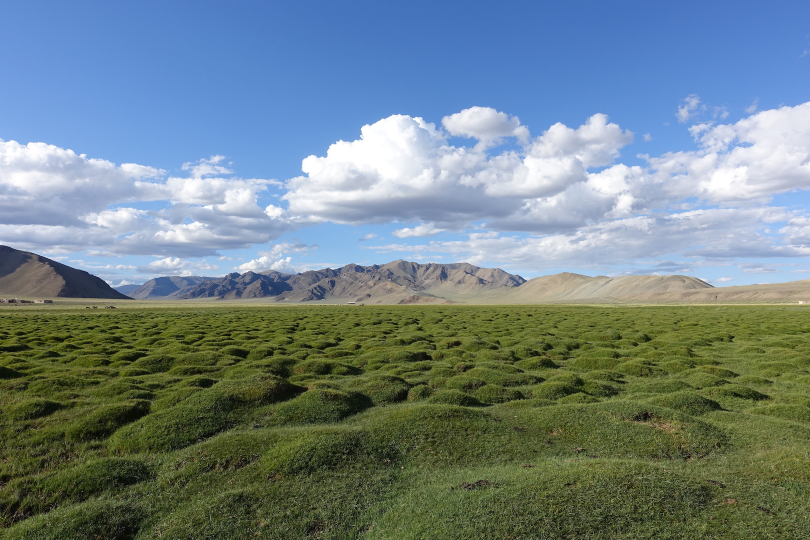
#> input picture Ass2/Images/Field/1.jpg, 1620 x 1080 px, found by its file name (shown at 1/2 size)
$ python main2.py
#> lines starting #> are read from the running program, lines starting #| are printed output that depends on the picture
import cv2
import numpy as np
import matplotlib.pyplot as plt

def preprocess_image(image):
    lab_image = cv2.cvtColor(image, cv2.COLOR_BGR2LAB)
    l_channel, a_channel, b_channel = cv2.split(lab_image)

    clahe = cv2.createCLAHE(clipLimit=2.0, tileGridSize=(8, 8))
    equalized_l_channel = clahe.apply(l_channel)

    equalized_lab_image = cv2.merge([equalized_l_channel, a_channel, b_channel])

    equalized_rgb_image = cv2.cvtColor(equalized_lab_image, cv2.COLOR_LAB2BGR)

    return equalized_rgb_image

def estimate_homography(src_pts, dst_pts):
    H, _ = cv2.findHomography(src_pts, dst_pts, cv2.RANSAC, 5.0)
    return H


def estimate_rotational_homography(src_pts, dst_pts):
    # Calculate the centroids of source and destination key points
    src_centroid = np.mean(src_pts, axis=0)
    dst_centroid = np.mean(dst_pts, axis=0)

    # Calculate the rotation angle
    angle_rad = np.arctan2(dst_centroid[1] - src_centroid[1], dst_centroid[0] - src_centroid[0])
    angle_deg = np.degrees(angle_rad)

    # Construct the rotational homography matrix
    H = np.array([[np.cos(angle_rad), -np.sin(angle_rad), 0],
                  [np.sin(angle_rad), np.cos(angle_rad), 0],
                  [0, 0, 1]])

    return H

# [12 lines of commented-out code are left out]


def warp_and_stitch_images(img1, img2, H):
    h1, w1 = img1.shape[:2]
    h2, w2 = img2.shape[:2]

    # Calculate the inverse of the homography matrix
    H_inv = np.linalg.inv(H)

    # Warp the corner points of img2 using the inverse of the homography matrix
    corners = np.array([[0, 0, 1], [0, h2 - 1, 1], [w2 - 1, 0, 1], [w2 - 1, h2 - 1, 1]])
    corners_warped = np.dot(H_inv, corners.T).T
    corners_warped /= corners_warped[:, 2, None]

    # Calculate the maximum and minimum coordinates of the warped corner points
    min_x = int(np.floor(np.min(corners_warped[:, 0])))
    max_x = int(np.ceil(np.max(corners_warped[:, 0])))
    min_y = int(np.floor(np.min(corners_warped[:, 1])))
    max_y = int(np.ceil(np.max(corners_warped[:, 1])))

    # Calculate the size of the panorama canvas
    panorama_width = max(w1, max_x)
    panorama_height = max(h1, max_y)

    # Create an empty canvas for the panorama
    panorama = np.zeros((panorama_height, panorama_width, 3), dtype=np.uint8)

    # Paste img1 onto the panorama canvas
    panorama[:h1, :w1] = img1

    # Iterate over each pixel in img2
    for y in range(h2):
        for x in range(w2):
            # Apply inverse homography to get corresponding point in img1
            point_homogeneous = np.dot(H_inv, np.array([x, y, 1]))
            point_homogeneous /= point_homogeneous[2]
            px, py = int(point_homogeneous[0]), int(point_homogeneous[1])

            # Copy pixel value from img2 to panorama if it falls within the canvas bounds
            if w1 <= px < panorama_width and 0 <= py < panorama_height:
                panorama[py, px ] = img2[y, x]

    return panorama


def detect_and_match_keypoints(img1, img2):
    sift = cv2.SIFT_create()

    kp1, des1 = sift.detectAndCompute(img1, None)
    kp2, des2 = sift.detectAndCompute(img2, None)

    img1_with_keypoints = cv2.drawKeypoints(img1, kp1, None, color=(0, 255, 0), flags=cv2.DRAW_MATCHES_FLAGS_DRAW_RICH_KEYPOINTS)
    img2_with_keypoints = cv2.drawKeypoints(img2, kp2, None, color=(0, 255, 0), flags=cv2.DRAW_MATCHES_FLAGS_DRAW_RICH_KEYPOINTS)

    bf = cv2.BFMatcher()

    matches = bf.knnMatch(des1, des2, k=2)

    good_matches = []
    for m, n in matches:
        if m.distance < 0.75 * n.distance:
            good_matches.append(m)

    print(len(good_matches))

    matched_img = cv2.drawMatches(img1_with_keypoints, kp1, img2_with_keypoints, kp2, good_matches, None, flags=cv2.DrawMatchesFlags_NOT_DRAW_SINGLE_POINTS)

    cv2.namedWindow('matched_img', cv2.WINDOW_NORMAL)
    cv2.imshow('matched_img', matched_img)
    cv2.waitKey(0)
    cv2.destroyAllWindows()


    src_pts = np.float32([kp1[m.queryIdx].pt for m in good_matches]).reshape(-1, 1, 2)
    dst_pts = np.float32([kp2[m.trainIdx].pt for m in good_matches]).reshape(-1, 1, 2)
    return src_pts, dst_pts
   # return src_pts, dst_pts, matched_img


def Convert_xy(x, y):
    global center, f

    xt = ( f * np.tan( (x - center[0]) / f ) ) + center[0]
    yt = ( (y - center[1]) / np.cos( (x - center[0]) / f ) ) + center[1]

    return xt, yt


def ProjectOnCylinder(im):
    global w, h, center,  f
    h, w = im.shape[:2]
    center = [w // 2, h // 2]
    f = 1100

    ti = np.zeros(im.shape, dtype=np.uint8)

    cord_ti =  np.array([np.array([i, j]) for i in range(w) for j in range(h)])
    ti_x = cord_ti[:, 0]
    ti_y = cord_ti[:, 1]

    ii_x, ii_y = Convert_xy(ti_x, ti_y)

    ii_tl_x = ii_x.astype(int)
    ii_tl_y = ii_y.astype(int)

    withinIndex = (ii_tl_x >= 0) * (ii_tl_x <= (w-2)) * \
                  (ii_tl_y >= 0) * (ii_tl_y <= (h-2))

    ti_x = ti_x[withinIndex]
    ti_y = ti_y[withinIndex]

    ii_x = ii_x[withinIndex]
    ii_y = ii_y[withinIndex]

    ii_tl_x = ii_tl_x[withinIndex]
    ii_tl_y = ii_tl_y[withinIndex]

    dx = ii_x - ii_tl_x
    dy = ii_y - ii_tl_y

    weight_tl = (1.0 - dx) * (1.0 - dy)
    weight_tr = (dx)       * (1.0 - dy)
    weight_bl = (1.0 - dx) * (dy)
    weight_br = (dx)       * (dy)

    ti[ti_y, ti_x, :] = ( weight_tl[:, None] * im[ii_tl_y,     ii_tl_x,     :] ) + \
                                      ( weight_tr[:, None] * im[ii_tl_y,     ii_tl_x + 1, :] ) + \
                                      ( weight_bl[:, None] * im[ii_tl_y + 1, ii_tl_x,     :] ) + \
                                      ( weight_br[:, None] * im[ii_tl_y + 1, ii_tl_x + 1, :] )


    min_x = min(ti_x)

    ti = ti[:, min_x : -min_x, :]

    return ti, ti_x-min_x, ti_y


def main():

    img1 = cv2.imread(f'Images/Field/1.jpg')
#> img1 is the input picture: shape (1080, 1620, 3); mean B, G, R 135.2, 130.9, 112.3
    img2 = cv2.imread(f'Images/Field/3.jpg')
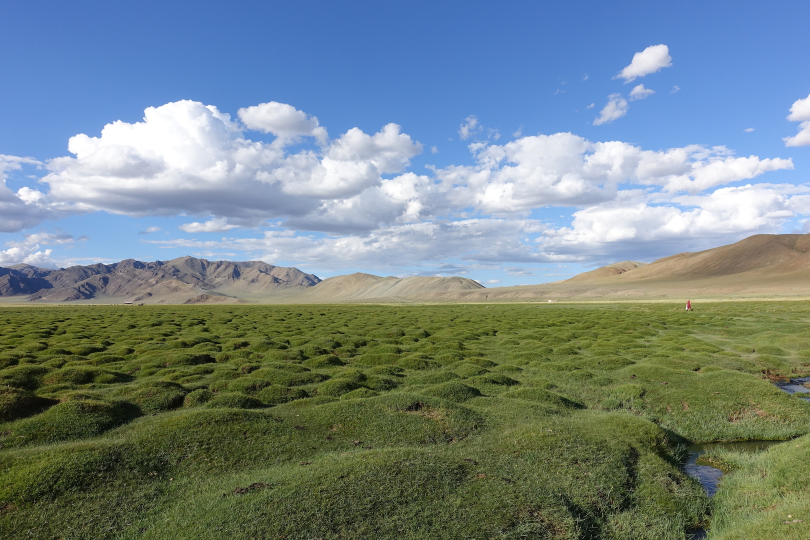
#> input picture Ass2/Images/Field/3.jpg, 1620 x 1080 px, found by its file name (shown at 1/2 size)
#> img2 is the input picture: shape (1080, 1620, 3); mean B, G, R 135.9, 133.5, 116.2


    img1 = preprocess_image(img1)
#> in preprocess_image, `lab_image = cv2.cvtColor(image, cv2.COLOR_BGR2LAB)`: lab_image: shape (1080, 1620, 3); mean of channels 0, 1, 2 135.4, 124.8, 124.7
#> in preprocess_image, `equalized_lab_image = cv2.merge([equalized_l_channel, a_channel, b_cha..`: equalized_lab_image: shape (1080, 1620, 3); mean of channels 0, 1, 2 136.3, 124.8, 124.7
    img2 = preprocess_image(img2)
#> in preprocess_image (call 2), `lab_image = cv2.cvtColor(image, cv2.COLOR_BGR2LAB)`: lab_image: shape (1080, 1620, 3); mean of channels 0, 1, 2 138.2, 124.9, 125.8
#> in preprocess_image (call 2), `equalized_lab_image = cv2.merge([equalized_l_channel, a_channel, b_cha..`: equalized_lab_image: shape (1080, 1620, 3); mean of channels 0, 1, 2 136.1, 124.9, 125.8
#> in preprocess_image (call 2), `equalized_rgb_image = cv2.cvtColor(equalized_lab_image, cv2.COLOR_LAB2..`:
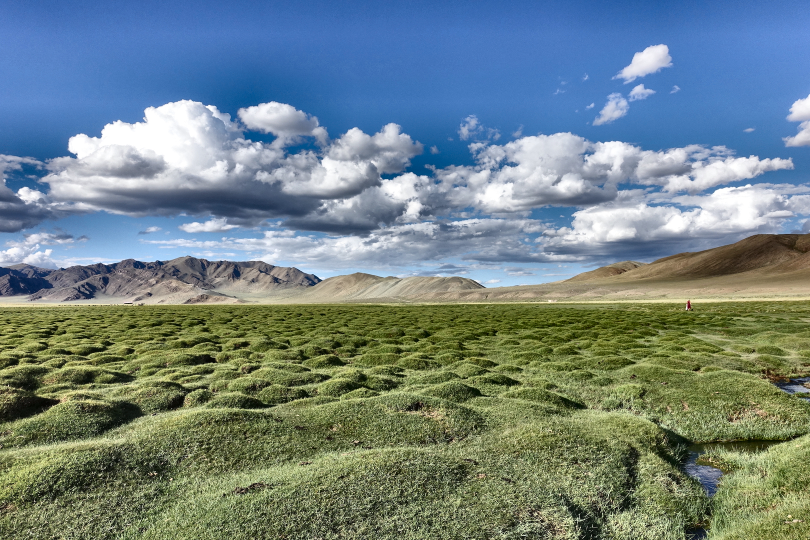
#> equalized_rgb_image: shape (1080, 1620, 3) (shown at 1/2 size); mean B, G, R 132.6, 131.4, 113.2


    img1,_,_ = ProjectOnCylinder(img1)
    img2,_,_ = ProjectOnCylinder(img2)
#> in ProjectOnCylinder (call 2), `ti = ti[:, min_x : -min_x, :]`:
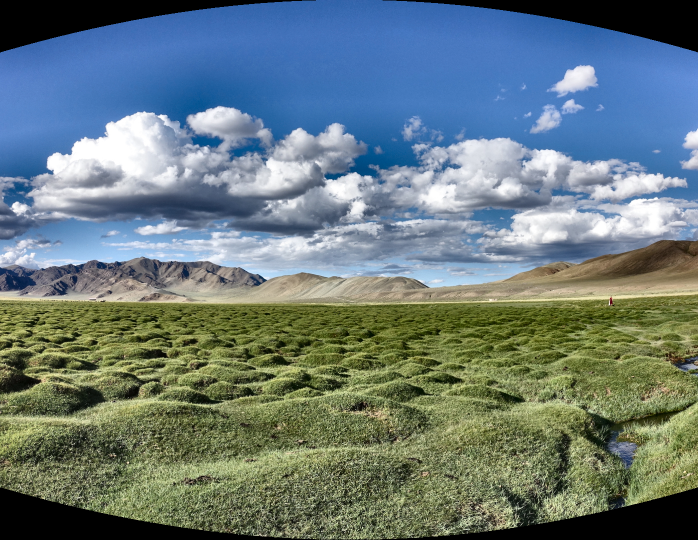
#> ti: shape (1080, 1396, 3) (shown at 1/2 size); mean B, G, R 123.3, 122.2, 104.9

    h1, w1 = img1.shape[:2]
#> h1 = 1080; w1 = 1396
    h2, w2 = img2.shape[:2]
#> h2 = 1080; w2 = 1396

    src_pts, dst_pts = detect_and_match_keypoints(img1, img2)
#> in detect_and_match_keypoints, `kp1, des1 = sift.detectAndCompute(img1, None)`: kp1 = 14356 keypoints; strongest (x, y, size): (957, 1063, 2.1), (718, 895, 2.1), (392, 1037, 1.8), (666, 921, 2.6)
#> in detect_and_match_keypoints, `kp2, des2 = sift.detectAndCompute(img2, None)`: kp2 = 13908 keypoints; strongest (x, y, size): (1218, 609, 2.1), (531, 1071, 2.8), (256, 925, 2.8), (1000, 972, 2.5)
#> in detect_and_match_keypoints, `img1_with_keypoints = cv2.drawKeypoints(img1, kp1, None, color=(0, 255..`:
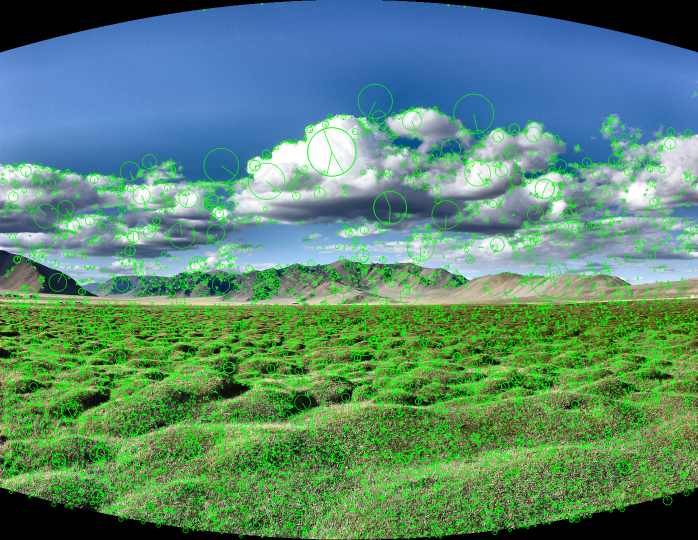
#> img1_with_keypoints: shape (1080, 1396, 3) (shown at 1/2 size); mean B, G, R 113.5, 137.6, 90.3
#> in detect_and_match_keypoints, `img2_with_keypoints = cv2.drawKeypoints(img2, kp2, None, color=(0, 255..`:
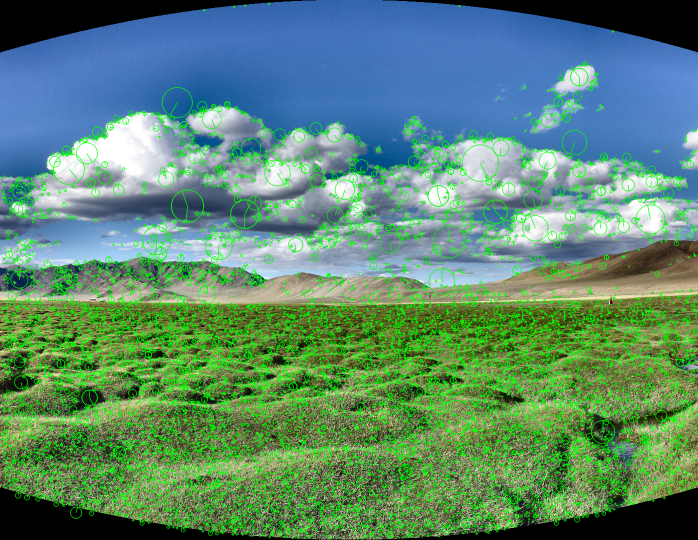
#> img2_with_keypoints: shape (1080, 1396, 3) (shown at 1/2 size); mean B, G, R 111.7, 136.7, 91.4
#> in detect_and_match_keypoints, `matches = bf.knnMatch(des1, des2, k=2)`: matches = 14356 matches
#> after the loop in detect_and_match_keypoints, `for m, n in matches:`: good_matches = 5173 matches
#| 5173
#> in detect_and_match_keypoints, `matched_img = cv2.drawMatches(img1_with_keypoints, kp1, img2_with_keyp..`:
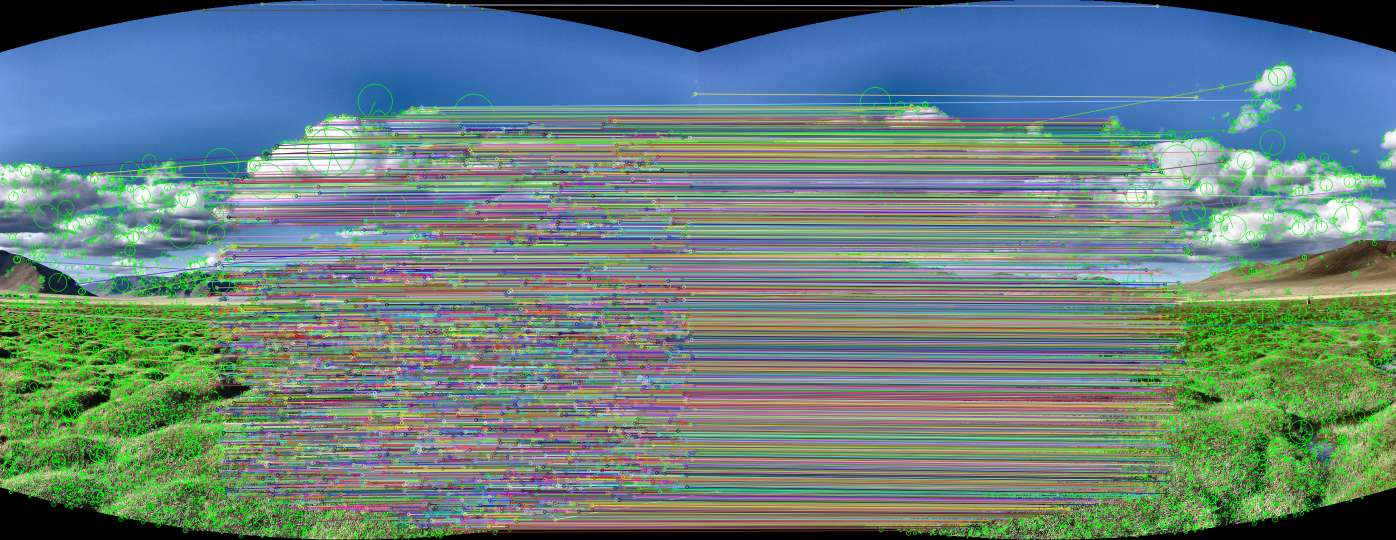
#> matched_img: shape (1080, 2792, 3) (shown at 1/2 size); mean B, G, R 125.4, 128.6, 104.1
    H = estimate_homography(src_pts, dst_pts)
#> in estimate_homography, `H, _ = cv2.findHomography(src_pts, dst_pts, cv2.RANSAC, 5.0)`: H = [[0.959, -0.0868, -334], [0.0032, 0.967, -0.0911], [-2.75e-05, -2.45e-06, 1]]

    #H = estimate_rotational_homography(src_pts, dst_pts)

    #H_inv = np.linalg.inv(H)


    wi=warp_and_stitch_images(img1, img2, H)
#> in warp_and_stitch_images, `H_inv = np.linalg.inv(H)`: H_inv = [[1.05, 0.0954, 351.7], [-0.00349, 1.03, -1.07], [2.9e-05, 5.16e-06, 1.01]]
#> in warp_and_stitch_images, `corners_warped = np.dot(H_inv, corners.T).T`: corners_warped = [[351.7, -1.07, 1.01], [454.6, 1114.8, 1.02], [1820.3, -5.93, 1.05], [1923.3, 1109.9, 1.06]]
#> in warp_and_stitch_images, `corners_warped /= corners_warped[:, 2, None]`: corners_warped = [[348.3, -1.06, 1], [447.8, 1098, 1], [1733.5, -5.65, 1], [1821.9, 1051.4, 1]]
#> in warp_and_stitch_images, `min_x = int(np.floor(np.min(corners_warped[:, 0])))`: min_x = 348
#> in warp_and_stitch_images, `max_x = int(np.ceil(np.max(corners_warped[:, 0])))`: max_x = 1822
#> in warp_and_stitch_images, `min_y = int(np.floor(np.min(corners_warped[:, 1])))`: min_y = -6
#> in warp_and_stitch_images, `max_y = int(np.ceil(np.max(corners_warped[:, 1])))`: max_y = 1099
#> in warp_and_stitch_images, `panorama_width = max(w1, max_x)`: panorama_width = 1822
#> in warp_and_stitch_images, `panorama_height = max(h1, max_y)`: panorama_height = 1099
#> after the loop in warp_and_stitch_images, `for y in range(h2):`:
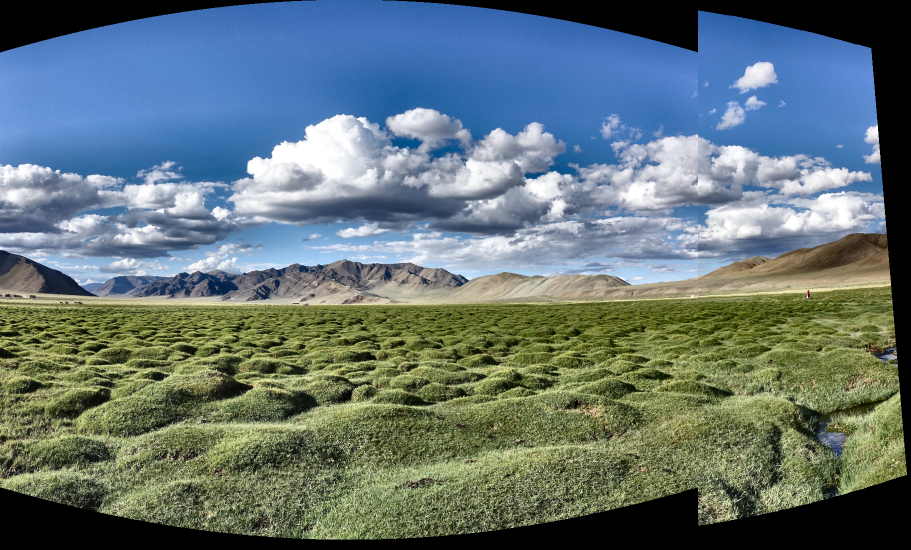
#> panorama: shape (1099, 1822, 3) (shown at 1/2 size); mean B, G, R 117.7, 116.5, 99.7
    #warped_img1 = cv2.warpPerspective(img2, H, (w2, h2))

    cv2.namedWindow('img', cv2.WINDOW_NORMAL)
    # [7 lines of commented-out code are left out]
    cv2.imshow('img', wi)
    cv2.waitKey(0)
    cv2.destroyAllWindows()

if __name__ == "__main__":
    main()
